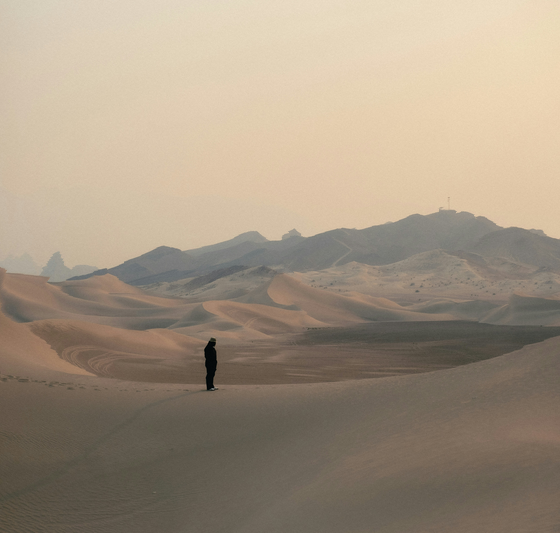
#> input picture docs/latex/figures/carved.png, 560 x 533 px, given in place of person_desert.png, which was not available
$ python make_bench_images.py
#> lines starting #> are read from the running program, lines starting #| are printed output that depends on the picture
"""Create the M4 benchmark images (docs/benchmark_plan.md, section 4).

Source photos (images/SOURCES.md):
  * preferred: full-resolution photos in images/original/<name>.jpg (ignored by git; download them
    by hand from the Unsplash links in images/SOURCES.md - Unsplash blocks automated downloads);
  * fallback:  the 800-px PNG copies in tests/data/ (always available). Large sizes are then strongly
    upscaled; the manifest records this.

Each source is center-cropped to the target aspect ratio and resized with Lanczos. Results are lossless
PNG files in bench_images/ (ignored by git) plus bench_images/manifest.json (source, crop, scale, hash).

Series:
  main     all four sizes from ONE photo (person_desert), so only the size changes between sizes;
  content  1920x1080 from the other four photos + seeded random noise (does content change run time?).

Usage:  python scripts/make_bench_images.py
Requires: Pillow, numpy.
"""
import hashlib
import json
from pathlib import Path

import numpy as np
from PIL import Image

ROOT = Path(__file__).resolve().parent.parent
ORIG = ROOT / "images" / "original"
TESTDATA = ROOT / "tests" / "data"
OUT = ROOT / "bench_images"

NAMES = ["person_desert", "boat_sea", "tree_field", "building_windows", "face_portrait"]
MAIN_SOURCE = "person_desert"
MAIN_SIZES = [(512, 512), (1920, 1080), (3840, 2160), (7680, 4320)]
CONTENT_SIZE = (1920, 1080)
NOISE_SEED = 12345


def find_source(name):
    """Full-resolution original if present, otherwise the 800-px test copy."""
#> called with name = 'person_desert'
    for ext in (".jpg", ".jpeg", ".png"):
        p = ORIG / f"{name}{ext}"
        if p.exists():
            return p, "original"
    return TESTDATA / f"{name}.png", "tests/data (800 px)"


def crop_resize(img, w, h):
    """Center crop to the aspect ratio w:h, then resize to exactly w x h with Lanczos."""
    sw, sh = img.size
    if sw * h > sh * w:            # source too wide -> cut left/right
        cw, ch = sh * w // h, sh
    else:                          # source too tall -> cut top/bottom
        cw, ch = sw, sw * h // w
    left, top = (sw - cw) // 2, (sh - ch) // 2
    box = img.crop((left, top, left + cw, top + ch))
    return box.resize((w, h), Image.LANCZOS), (cw, ch)


def save(img, name, series, source, kind, crop, manifest):
    OUT.mkdir(exist_ok=True)
    dst = OUT / name
    img.save(dst)
    w, h = img.size
    entry = {
        "file": name, "series": series, "source": source, "source_kind": kind,
        "crop": crop, "size": f"{w}x{h}",
        "scale": round(w / int(crop.split("x")[0]), 3) if crop else None,
        "sha256": hashlib.sha256(dst.read_bytes()).hexdigest(),
    }
    manifest.append(entry)
    print(f"{name}: {source} [{kind}] crop {crop} scale {entry['scale']}", flush=True)


def main():
    manifest = []
    for name, sizes, series in [(MAIN_SOURCE, MAIN_SIZES, "main")] + \
                               [(n, [CONTENT_SIZE], "content") for n in NAMES if n != MAIN_SOURCE]:
        path, kind = find_source(name)
        src = Image.open(path).convert("RGB")
#> src is the input picture: PIL image 560x533 RGB; mean R, G, B 162.9, 148.4, 129.7
        for (w, h) in sizes:
            out, (cw, ch) = crop_resize(src, w, h)
            save(out, f"{name}_{w}x{h}.png", series, path.name, kind, f"{cw}x{ch}", manifest)
#> this loop made 4 passes
#> (cw, ch) on passes 1 to 4: (533, 533), (560, 315), (560, 315), (560, 315)
#> pass 1, in crop_resize, `box = img.crop((left, top, left + cw, top + ch))`:
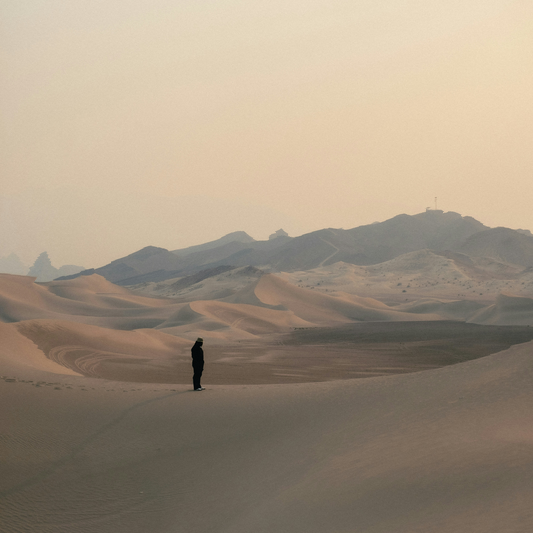
#> box: PIL image 533x533 RGB; mean R, G, B 163, 148.5, 129.8
#> pass 2, in crop_resize (call 2), `box = img.crop((left, top, left + cw, top + ch))`:
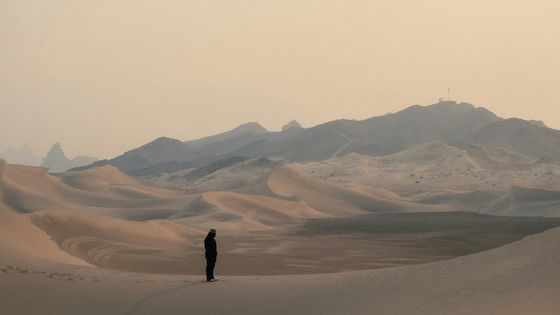
#> box: PIL image 560x315 RGB; mean R, G, B 161, 145.5, 127.1
#> pass 2 of the loop in main, `for name, sizes, series in [(MAIN_SOURCE, MAIN_SIZES, "main")] + \`:
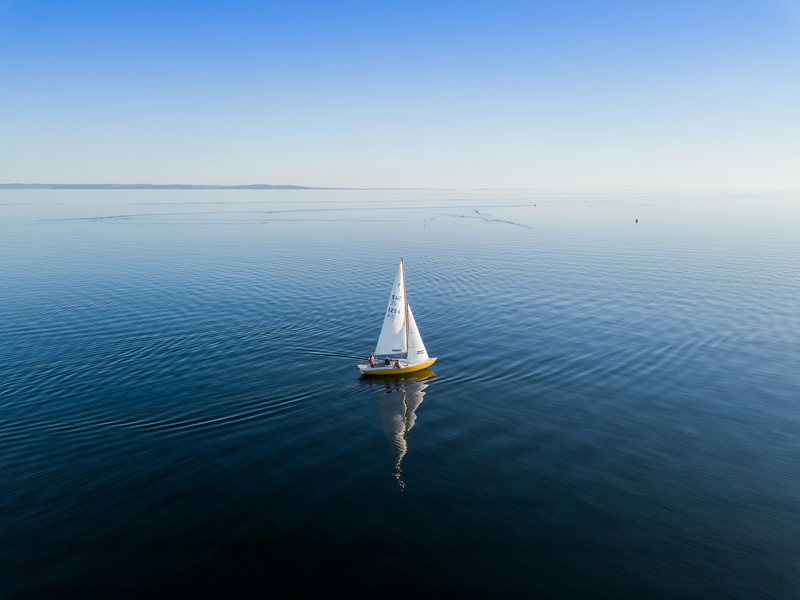
#> input picture tests/data/boat_sea.png, 800 x 600 px, given in place of boat_sea.jpg, which was not available
#> in main, src is the input picture: PIL image 800x600 RGB; mean R, G, B 96.2, 126.1, 150.3
#> the loop in main, `for (w, h) in sizes:` made 1 pass
#> (cw, ch) on pass 1: (800, 450)
#> pass 1, in crop_resize (call 5), `box = img.crop((left, top, left + cw, top + ch))`:
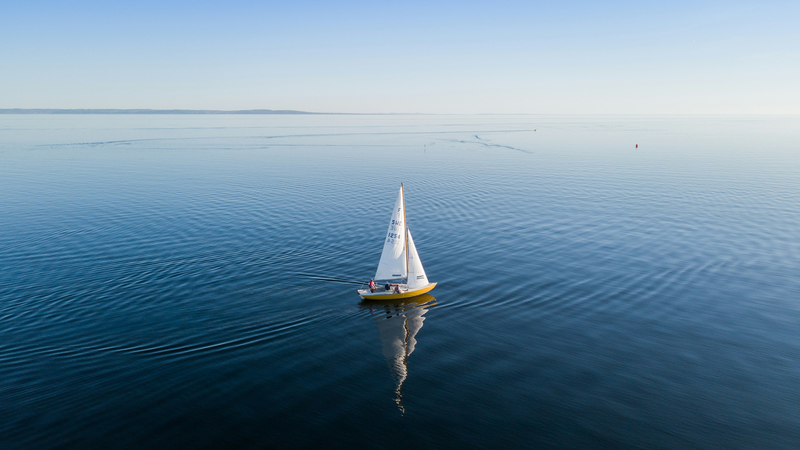
#> box: PIL image 800x450 RGB; mean R, G, B 107.4, 136.5, 157.1
#> pass 3 of the loop in main, `for name, sizes, series in [(MAIN_SOURCE, MAIN_SIZES, "main")] + \`:
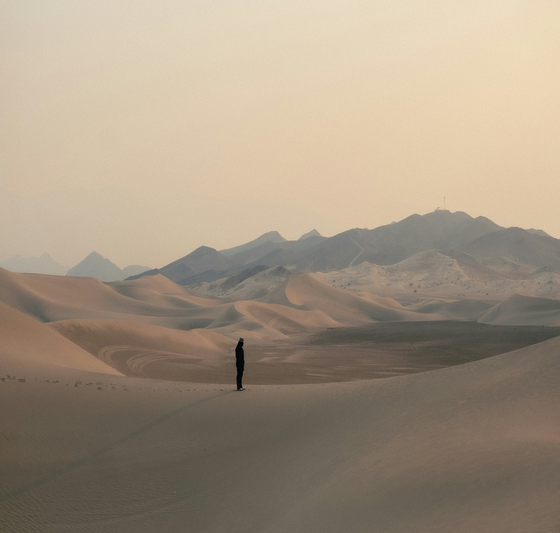
#> input picture docs/latex/figures/scaled.png, 560 x 533 px, given in place of tree_field.png, which was not available
#> in main, src is the input picture: PIL image 560x533 RGB; mean R, G, B 163, 148.4, 129.6
#> the loop in main, `for (w, h) in sizes:` made 1 pass
#> pass 1, in crop_resize (call 6), `box = img.crop((left, top, left + cw, top + ch))`:
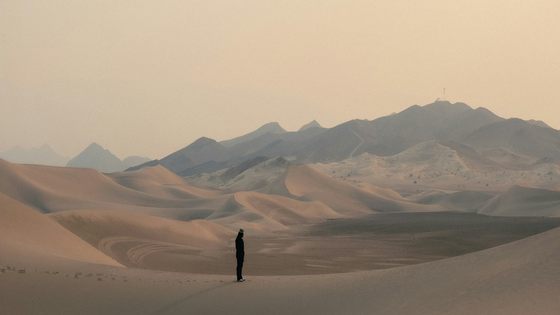
#> box: PIL image 560x315 RGB; mean R, G, B 161.7, 145.8, 127.3
#> the loop made 5 passes; the first 3 are shown

    # Seeded random noise: maximal "content" (no smooth regions at all).
    rng = np.random.default_rng(NOISE_SEED)
    w, h = CONTENT_SIZE
    noise = Image.fromarray(rng.integers(0, 256, size=(h, w, 3), dtype=np.uint8), "RGB")
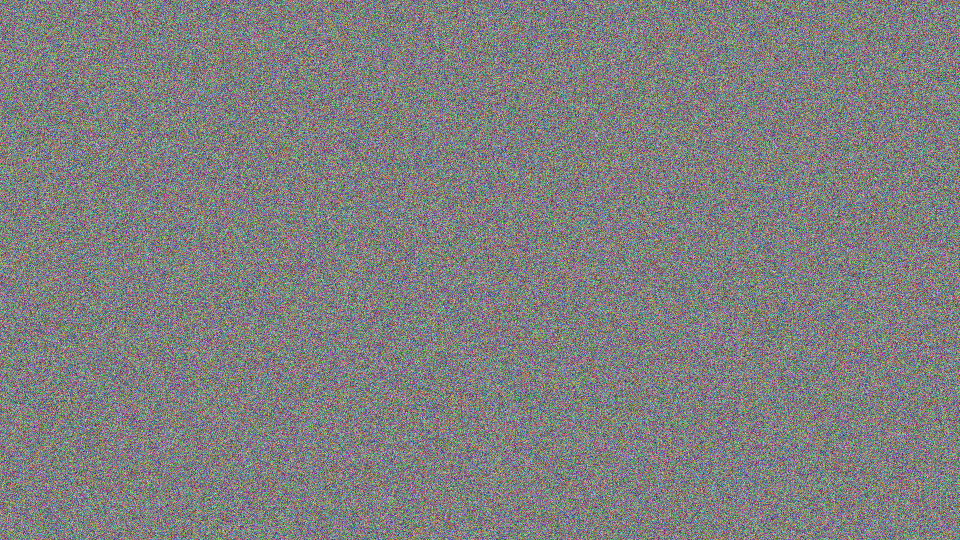
#> noise: PIL image 1920x1080 RGB (shown at 1/2 size); mean R, G, B 127.5, 127.5, 127.6
    save(noise, f"noise_{w}x{h}.png", "content", f"numpy default_rng({NOISE_SEED})", "synthetic", None,
         manifest)
#| noise_1920x1080.png: numpy default_rng(12345) [synthetic] crop None scale None

    (OUT / "manifest.json").write_text(json.dumps(manifest, indent=2), encoding="utf-8")


if __name__ == "__main__":
    main()
